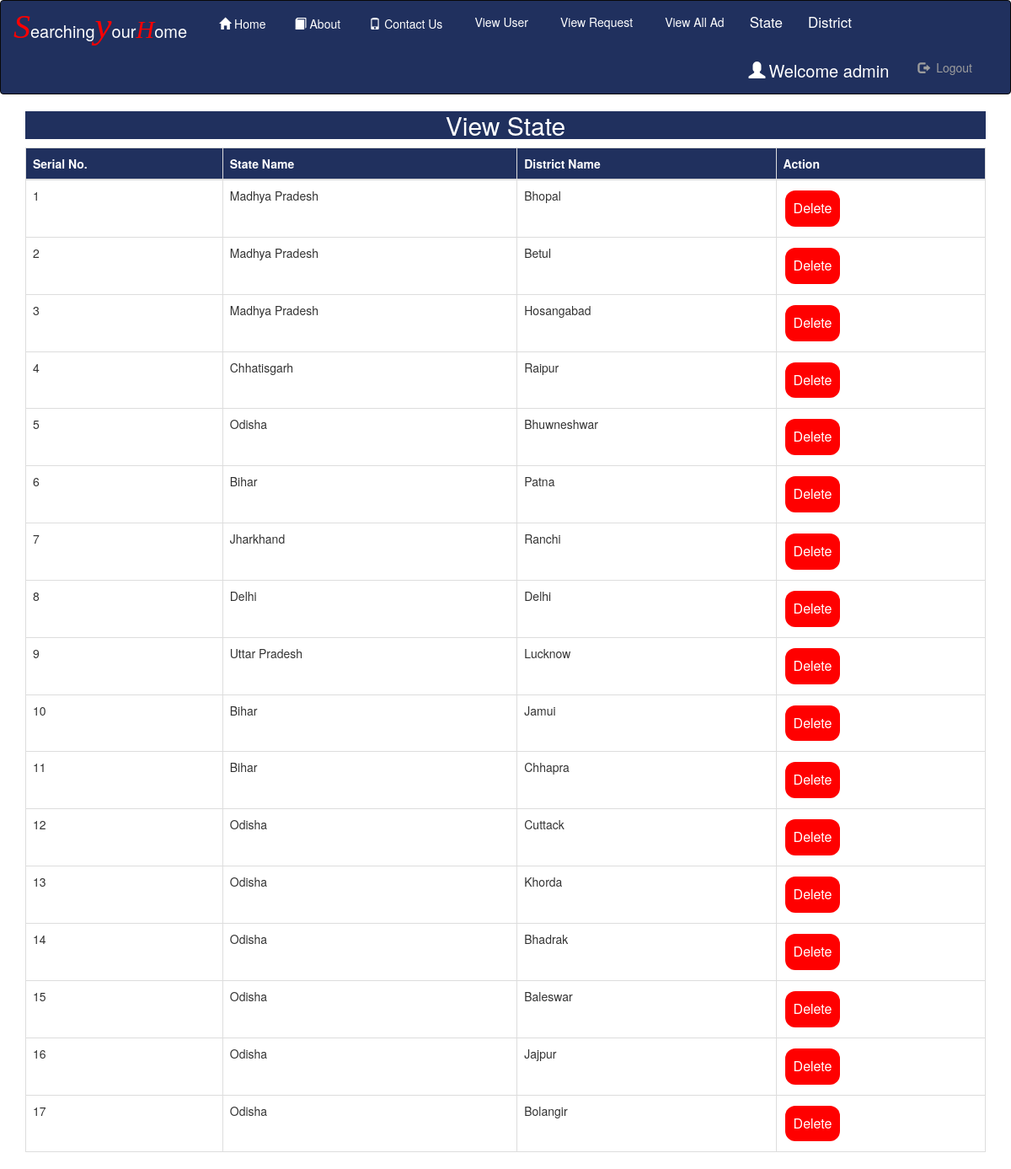
Page /view_dist (signed in) on the committed database.
### Room/models.py (models this page shows, shortened)
class District(models.Model):
    state=models.ForeignKey(State,on_delete=models.CASCADE,null=True)
    dist=models.CharField(max_length=100,null=True)

class State(models.Model):
    state=models.CharField(max_length=100,null=True)

### Room/views.py (the view)
# urls.py: path('view_dist', View_District,name='view_dist'),
def View_District(request):
    if not request.user.is_staff:
        return redirect('home')
    dist=District.objects.all()
    d={'dist':dist}
    return render(request,'view_dist.html',d)

### Room/templates/view_dist.html
{% extends 'navigation.html' %}
{% block body %}
<center><div class="container"><h2 style="color:white;background-color:#20305E;width=100%">View State</h2></div></center>
 <div class="container">
<table class="table table-bordered" width="100%" id="myTable">
  <thead>
  <tr>
    <th>Serial No.</th>
    <th>State Name</th>
    <th>District Name</th>
    <th>Action</th>
  </tr>
  </thead>
   <tbody>
    {% for i in dist %}
  <tr>
    <td>{{forloop.counter}}</td>
    <td>{{i.state.state}}</td>
    <td>{{i.dist}}</td>
      <td>
      <a href="{% url 'delete_dist' i.id %}"><button class="button button2">Delete</button></a></td>
  </tr>
    {% endfor %}
    </tbody>
</table>
 </div>
{% endblock %}

### Room/templates/navigation.html (shortened to what this page needs)
<!DOCTYPE html>
<html lang="en">
{% load static %}
<head>
  <link rel="stylesheet" href="https://maxcdn.bootstrapcdn.com/bootstrap/3.3.6/css/bootstrap.min.css">
    <link rel = stylesheet href = "https://cdn.datatables.net/1.10.20/css/jquery.dataTables.min.css">
</head>
<body>
<nav class="navbar navbar-inverse" role="navigation" style="padding:0px;margin:0px;background-color:#20305E;color:white;>
  <div class="container-fluid" style="padding:0px;margin:0px">
    <div class="navbar-header" style="margin-bottom:4px;margin-right:4px;">
      <a class="navbar-brand" href="#"><span style="font-size:40px;color:Red"><i style="font-family:cursive">S</i></span><span style="font-size:20px;color:white">earching</span><span style="font-size:45px;color:Red"><i style="font-family:cursive">y</i></span><span style="font-size:20px;color:white">our</span><span style="font-size:30px;color:Red"><i style="font-family:cursive">H</i></span><span style="font-size:20px;color:white">ome</span></a>
    </div>
<div class="collapse navbar-collapse" id="navid">
    <ul class="nav navbar-nav">
      <li><a href="{% url 'home' %}" style = "color : white" ><span class="glyphicon glyphicon-home" style="padding:4px"></span>Home</a></li>
        <li><a href="{% url 'about' %}" style = "color : white"><span class="glyphicon glyphicon-book" style="padding:4px"></span>About</a></li>
        <li><a href="{% url 'contact' %}" style = "color : white"><span class="glyphicon glyphicon-phone" style="padding:4px"></span>Contact Us</a></li>
      {% if not request.user.is_staff %}
      <li><a href="{% url 'search' %}" style = "color : white"><span class="glyphicon glyphicon-search" style="padding:4px"></span>Search Home</a></li>
      {% if request.user.username %}
        <li><a href="{% url 'rent1' %}" style = "color : white"><span class="glyphicon glyphicon-plus" style="padding:4px"></span>Add HomeOnRent</a></li>
      <li><a href="{% url 'img' %}" style = "color : white"><span class="glyphicon glyphicon-View" style="padding:4px"></span>View My Ad</a></li>
    {% endif %}
        {% else %}
      <li><a href="{% url 'view_user' %}" style = "color : white"><span class="glyphicon glyphicon-View" style="padding:4px"></span>View User</a></li>
      <li><a href="{% url 'request' %}" style = "color : white"><span class="glyphicon glyphicon-View" style="padding:4px"></span>View Request</a></li>
      <li><a href="{% url 'alladd' %}" style = "color : white"><span class="glyphicon glyphicon-View" style="padding:4px"></span>View All Ad</a></li>
        <li class="nav-item dropdown">
      <a class="nav-link dropdown-toggle" href="#" id="navbardrop" data-toggle="dropdown" style="font-size:17px;color : white">
        State
      </a>
    </li>
        <li class="nav-item dropdown">
      <a class="nav-link dropdown-toggle" href="#" id="navbardrop" data-toggle="dropdown" style="font-size:17px;color : white ">
        District
      </a>
    </li>
        {% endif %}
    </ul>
    {% if request.user.username %}
    <ul class="nav navbar-nav navbar-right">
      <li><a href="{% url 'user_detail' %}" style="color:white;font-size:20px"> <span class="glyphicon glyphicon-user" style="padding:4px;"></span>Welcome  {{request.user.username}}</a></li>
      <li><a href="{% url 'logout' %}" style="margin-right:30px"><span class="glyphicon glyphicon-log-out" style="padding:4px;"></span> Logout</a></li>
    </ul>
    {% endif %}
  </div>
</nav>
{% block body %}
{% endblock %}
</body>
</html>

### Room/templates/navigation.html (style rules this page uses)
.button { background-color: orange; border: none; color: white; padding: 10px; text-align: center; text-decoration: none; display: inline-block; font-size: 16px; margin: 4px 2px; cursor: pointer; }
.button2 { background-color: red; border: none; color: white; padding: 10px; text-align: center; text-decoration: none; display: inline-block; font-size: 16px; margin: 4px 2px; cursor: pointer; }
.button2 { border-radius: 12px; }
th { background-color:#20305E; color:white; }

### rows in the picture
District: state.state "Madhya Pradesh", dist "Bhopal"
District: state.state "Madhya Pradesh", dist "Betul"
District: state.state "Madhya Pradesh", dist "Hosangabad"
District: state.state "Chhatisgarh", dist "Raipur"
District: state.state "Odisha", dist "Bhuwneshwar"
District: state.state "Bihar", dist "Patna"
District: state.state "Jharkhand", dist "Ranchi"
District: state.state "Delhi", dist "Delhi"
District: state.state "Uttar Pradesh", dist "Lucknow"
District: state.state "Bihar", dist "Jamui"
District: state.state "Bihar", dist "Chhapra"
District: state.state "Odisha", dist "Cuttack"
District: state.state "Odisha", dist "Khorda"
District: state.state "Odisha", dist "Bhadrak"
District: state.state "Odisha", dist "Baleswar"
District: state.state "Odisha", dist "Jajpur"
District: state.state "Odisha", dist "Bolangir"

### other values in the picture
{{ request.user.username }} "admin"
